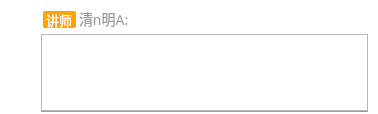
<?xml version="1.0" encoding="UTF-8"?>
<ui version="4.0">
 <class>Form</class>
 <widget class="QWidget" name="Form">
  <property name="geometry">
   <rect>
    <x>0</x>
    <y>0</y>
    <width>378</width>
    <height>114</height>
   </rect>
  </property>
  <property name="windowTitle">
   <string>Form</string>
  </property>
  <property name="styleSheet">
   <string notr="true">QWidget#Form{
	font-family: Microsoft YaHei;
	background-color:#ffffff;
}

QLabel#nameLabel {
	font-family: Microsoft YaHei;
	font-size: 14px;
	color: #999999;
	background-position:center;
	background-color: transparent;
	margin-bottom: 2px;
}

QLabel#typeLabel {
	font-size: 13px;
	background-color: #ffa300;
	font-family: Microsoft YaHei;
    border-radius: 2px;
    border-color: #ffffff;
	color: white;
	margin-top: 3px;
	margin-bottom: 4px;
}

QLabel#contentLabel {
	background-color: transparent;
}

QTextEdit#textEdit{
	font-family: Microsoft YaHei;
	font-size: 13px;
	color: #535252;
}</string>
  </property>
  <layout class="QGridLayout" name="gridLayout">
   <property name="leftMargin">
    <number>0</number>
   </property>
   <property name="topMargin">
    <number>0</number>
   </property>
   <property name="rightMargin">
    <number>0</number>
   </property>
   <property name="bottomMargin">
    <number>0</number>
   </property>
   <property name="spacing">
    <number>0</number>
   </property>
   <item row="0" column="0">
    <spacer name="verticalSpacer">
     <property name="orientation">
      <enum>Qt::Vertical</enum>
     </property>
     <property name="sizeType">
      <enum>QSizePolicy::Fixed</enum>
     </property>
     <property name="sizeHint" stdset="0">
      <size>
       <width>20</width>
       <height>6</height>
      </size>
     </property>
    </spacer>
   </item>
   <item row="1" column="0">
    <layout class="QHBoxLayout" name="horizontalLayout_2">
     <property name="spacing">
      <number>0</number>
     </property>
     <item>
      <spacer name="horizontalSpacer_4">
       <property name="orientation">
        <enum>Qt::Horizontal</enum>
       </property>
       <property name="sizeType">
        <enum>QSizePolicy::Fixed</enum>
       </property>
       <property name="sizeHint" stdset="0">
        <size>
         <width>10</width>
         <height>8</height>
        </size>
       </property>
      </spacer>
     </item>
     <item>
      <widget class="QLabel" name="picLabel">
       <property name="sizePolicy">
        <sizepolicy hsizetype="Fixed" vsizetype="Fixed">
         <horstretch>0</horstretch>
         <verstretch>0</verstretch>
        </sizepolicy>
       </property>
       <property name="minimumSize">
        <size>
         <width>28</width>
         <height>28</height>
        </size>
       </property>
       <property name="maximumSize">
        <size>
         <width>28</width>
         <height>28</height>
        </size>
       </property>
       <property name="text">
        <string/>
       </property>
      </widget>
     </item>
     <item>
      <spacer name="horizontalSpacer_5">
       <property name="orientation">
        <enum>Qt::Horizontal</enum>
       </property>
       <property name="sizeType">
        <enum>QSizePolicy::Fixed</enum>
       </property>
       <property name="sizeHint" stdset="0">
        <size>
         <width>5</width>
         <height>8</height>
        </size>
       </property>
      </spacer>
     </item>
     <item>
      <layout class="QHBoxLayout" name="horizontalLayout">
       <property name="spacing">
        <number>0</number>
       </property>
       <item>
        <widget class="QLabel" name="typeLabel">
         <property name="maximumSize">
          <size>
           <width>45</width>
           <height>24</height>
          </size>
         </property>
         <property name="text">
          <string>讲师</string>
         </property>
        </widget>
       </item>
       <item>
        <widget class="QLabel" name="nameLabel">
         <property name="text">
          <string>清n明A:</string>
         </property>
        </widget>
       </item>
       <item>
        <spacer name="horizontalSpacer">
         <property name="orientation">
          <enum>Qt::Horizontal</enum>
         </property>
         <property name="sizeHint" stdset="0">
          <size>
           <width>40</width>
           <height>20</height>
          </size>
         </property>
        </spacer>
       </item>
      </layout>
     </item>
    </layout>
   </item>
   <item row="2" column="0">
    <layout class="QHBoxLayout" name="horizontalLayout_3">
     <property name="spacing">
      <number>0</number>
     </property>
     <item>
      <spacer name="horizontalSpacer_3">
       <property name="orientation">
        <enum>Qt::Horizontal</enum>
       </property>
       <property name="sizeType">
        <enum>QSizePolicy::Fixed</enum>
       </property>
       <property name="sizeHint" stdset="0">
        <size>
         <width>41</width>
         <height>20</height>
        </size>
       </property>
      </spacer>
     </item>
     <item>
      <layout class="QVBoxLayout" name="verticalLayout">
       <property name="spacing">
        <number>0</number>
       </property>
       <item>
        <widget class="QTextEdit" name="textEdit">
         <property name="verticalScrollBarPolicy">
          <enum>Qt::ScrollBarAlwaysOff</enum>
         </property>
         <property name="horizontalScrollBarPolicy">
          <enum>Qt::ScrollBarAlwaysOff</enum>
         </property>
         <property name="sizeAdjustPolicy">
          <enum>QAbstractScrollArea::AdjustIgnored</enum>
         </property>
         <property name="readOnly">
          <bool>true</bool>
         </property>
         <property name="html">
          <string>&lt;!DOCTYPE HTML PUBLIC &quot;-//W3C//DTD HTML 4.0//EN&quot; &quot;http://www.w3.org/TR/REC-html40/strict.dtd&quot;&gt;
&lt;html&gt;&lt;head&gt;&lt;meta name=&quot;qrichtext&quot; content=&quot;1&quot; /&gt;&lt;style type=&quot;text/css&quot;&gt;
p, li { white-space: pre-wrap; }
&lt;/style&gt;&lt;/head&gt;&lt;body style=&quot; font-family:'Microsoft YaHei'; font-size:13px; font-weight:400; font-style:normal;&quot;&gt;
&lt;p style=&quot;-qt-paragraph-type:empty; margin-top:0px; margin-bottom:0px; margin-left:0px; margin-right:0px; -qt-block-indent:0; text-indent:0px; font-family:'SimSun'; font-size:9pt;&quot;&gt;&lt;br /&gt;&lt;/p&gt;&lt;/body&gt;&lt;/html&gt;</string>
         </property>
        </widget>
       </item>
       <item>
        <widget class="Line" name="line">
         <property name="sizePolicy">
          <sizepolicy hsizetype="Preferred" vsizetype="Fixed">
           <horstretch>0</horstretch>
           <verstretch>0</verstretch>
          </sizepolicy>
         </property>
         <property name="orientation">
          <enum>Qt::Horizontal</enum>
         </property>
        </widget>
       </item>
      </layout>
     </item>
     <item>
      <spacer name="horizontalSpacer_6">
       <property name="orientation">
        <enum>Qt::Horizontal</enum>
       </property>
       <property name="sizeType">
        <enum>QSizePolicy::Fixed</enum>
       </property>
       <property name="sizeHint" stdset="0">
        <size>
         <width>10</width>
         <height>8</height>
        </size>
       </property>
      </spacer>
     </item>
    </layout>
   </item>
  </layout>
 </widget>
 <resources>
  <include location="QtWorkTest.qrc"/>
 </resources>
 <connections/>
</ui>
